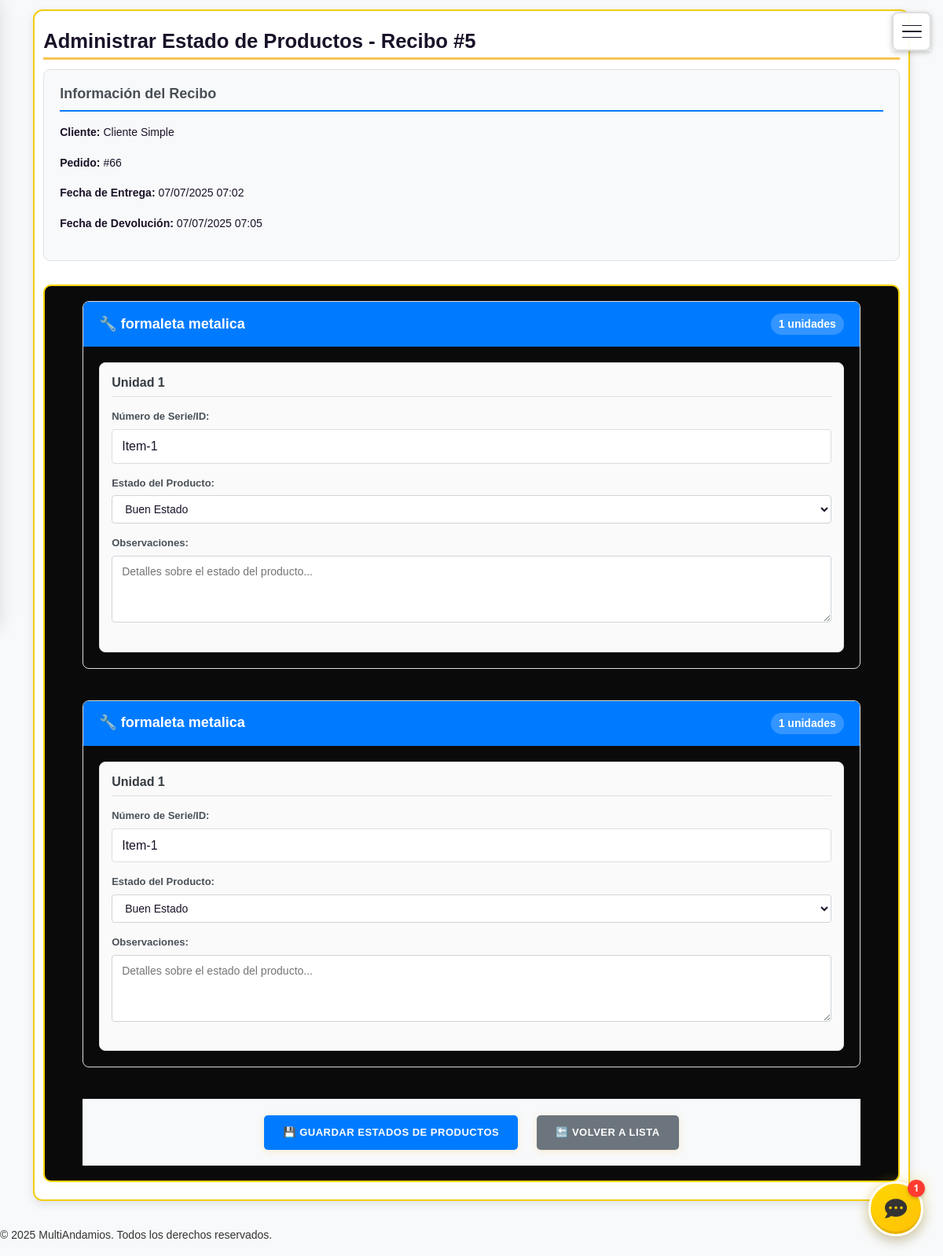
Page /recibos/administrar-productos/5/ (signed in) on the committed database.
### recibos/models.py (models this page shows, shortened)
class ReciboObra(models.Model):
    pedido = models.ForeignKey(Pedido, on_delete=models.CASCADE, related_name='recibos_obra')
    cliente = models.ForeignKey(Cliente, on_delete=models.CASCADE)
    fecha_entrega = models.DateTimeField(default=timezone.now)
    fecha_devolucion = models.DateTimeField(null=True, blank=True)
    notas_entrega = models.TextField(blank=True, null=True)
    notas_devolucion = models.TextField(blank=True, null=True)
    firmado_cliente = models.BooleanField(default=False)
    firmado_empleado = models.BooleanField(default=False)
    empleado = models.ForeignKey('usuarios.Usuario', on_delete=models.SET_NULL, null=True, related_name='recibos_generados')
    condicion_entrega = models.TextField(
        help_text='Estado del equipo al momento de la entrega',
        default='Equipo en buen estado al momento de la entrega',
        blank=True
    )
    condicion_devolucion = models.TextField(null=True, blank=True, help_text='Estado del equipo al momento de la devolución')
    es_recibo_devolucion = models.BooleanField(default=False, help_text='Indica si este recibo es para devolución de productos')
    class Meta:
        verbose_name = "Recibo de Obra"
        verbose_name_plural = "Recibos de Obra"
        ordering = ['-fecha_entrega']

class DetalleReciboObra(models.Model):
    ESTADO_CHOICES = [
        ('PENDIENTE', 'Pendiente'),
        ('EN_USO', 'En Uso'),
        ('DEVUELTO', 'Devuelto'),
        ('DANADO', 'Dañado'),
        ('PERDIDO', 'Perdido'),
    ]
    recibo = models.ForeignKey(ReciboObra, on_delete=models.CASCADE, related_name='detalles')
    producto = models.ForeignKey(Producto, on_delete=models.CASCADE)
    detalle_pedido = models.ForeignKey(
        DetallePedido,
        on_delete=models.CASCADE,
        related_name='detalles_recibos'
    )
    cantidad_solicitada = models.PositiveIntegerField()
    cantidad_vuelta = models.PositiveIntegerField(default=0)
    cantidad_buen_estado = models.PositiveIntegerField(default=0, help_text="Cantidad de productos devueltos en buen estado")
    cantidad_danados = models.PositiveIntegerField(default=0, help_text="Cantidad de productos devueltos con daños")
    cantidad_inservibles = models.PositiveIntegerField(default=0, help_text="Cantidad de productos devueltos inservibles")
    estado = models.CharField(max_length=50, choices=ESTADO_CHOICES, default='PENDIENTE')
    class Meta:
        verbose_name = "Detalle de Recibo de Obra"
        verbose_name_plural = "Detalles de Recibos de Obra"

### usuarios/models.py (models this page shows, shortened)
class Cliente(models.Model):
    usuario = models.OneToOneField(Usuario, on_delete=models.CASCADE, related_name='cliente')
    telefono = models.CharField(max_length=50)
    direccion = models.CharField(max_length=255, blank=True, null=True)

class Usuario(AbstractUser):
    ROLES = (
        ('admin', 'Administrador'),
        ('empleado', 'Empleado'),
        ('recibos_obra', 'Empleado de Recibos de Obra'),
        ('cliente', 'Cliente'),
    )
    numero_identidad = models.CharField(max_length=20, unique=True, null=True, blank=True, verbose_name='Número de Identidad')  # Permite nulos temporalmente
    rol = models.CharField(max_length=20, choices=ROLES, default='cliente')
    direccion_texto = models.CharField(max_length=255, blank=True, null=True, verbose_name='Dirección (texto)')
    puede_gestionar_productos = models.BooleanField(default=False, verbose_name='Puede gestionar productos')
    puede_gestionar_pedidos = models.BooleanField(default=False, verbose_name='Puede gestionar pedidos')
    puede_gestionar_recibos = models.BooleanField(default=False, verbose_name='Puede gestionar recibos de obra')
    puede_gestionar_clientes = models.BooleanField(default=False, verbose_name='Puede gestionar clientes')
    puede_ver_reportes = models.BooleanField(default=False, verbose_name='Puede ver reportes')
    puede_gestionar_inventario = models.BooleanField(default=False, verbose_name='Puede gestionar inventario')
    puede_procesar_pagos = models.BooleanField(default=False, verbose_name='Puede procesar pagos')
    activo = models.BooleanField(default=True, verbose_name='Usuario activo')

### pedidos/models.py (models this page shows, shortened)
class Pedido(models.Model):
    ESTADO_CHOICES = (
        ('pendiente_pago', 'Pendiente de Pago'),
        ('procesando_pago', 'Procesando Pago'),
        ('pagado', 'Pagado'),
        ('pago_vencido', 'Pago Vencido'),
        ('pago_rechazado', 'Pago Rechazado'),
        ('en_preparacion', 'En Preparación'),
        ('listo_entrega', 'Listo para Entrega'),
        ('en_camino', 'En Camino'),
        ('entregado', 'Entregado'),
        ('recibido', 'Recibido'),
        ('programado_devolucion', 'Programado para Devolución'),
        ('cancelado', 'Cancelado'),
        ('CERRADO', 'Cerrado'),  # Agregar este estado que se usa en las vistas
    )
    id_pedido = models.AutoField(primary_key=True)
    cliente = models.ForeignKey('usuarios.Cliente', on_delete=models.CASCADE, null=True, blank=True)  # Keep nullable for now
    fecha = models.DateTimeField(auto_now_add=True)
    fecha_limite_pago = models.DateTimeField(null=True, blank=True)  # Keep nullable for now
    estado_pedido_general = models.CharField(max_length=50, choices=ESTADO_CHOICES, default='pendiente_pago')
    direccion_entrega = models.TextField()
    subtotal = models.DecimalField(max_digits=10, decimal_places=2, default=0)
    iva = models.DecimalField(max_digits=10, decimal_places=2, default=0)
    costo_transporte = models.DecimalField(max_digits=10, decimal_places=2, default=0)
    total = models.DecimalField(max_digits=10, decimal_places=2, default=0)
    notas = models.TextField(blank=True, null=True)
    duracion_renta = models.IntegerField(default=1)
    fecha_pago = models.DateTimeField(null=True, blank=True)
    fecha_entrega = models.DateTimeField(null=True, blank=True, verbose_name='Fecha de Entrega')
    metodo_pago = models.CharField(max_length=50, null=True, blank=True)
    fecha_devolucion_programada = models.DateTimeField(null=True, blank=True)
    ref_pago = models.CharField(max_length=100, null=True, blank=True, help_text="Referencia del pago")
    class Meta:
        ordering = ['-fecha']
        verbose_name = 'Pedido'
        verbose_name_plural = 'Pedidos'

### productos/models.py (models this page shows, shortened)
class Producto(models.Model):
    id_producto = models.AutoField(primary_key=True)
    nombre = models.CharField(max_length=255)
    descripcion = models.TextField(blank=True, null=True)
    precio_diario = models.DecimalField(
        max_digits=10,
        decimal_places=2,
        verbose_name='Precio por día',
        help_text='Precio de renta por día en pesos',
        default=0
    )
    dias_minimos_renta = models.PositiveIntegerField(
        default=1,
        verbose_name='Días mínimos de renta',
        help_text='Número mínimo de días consecutivos que se debe rentar este producto'
    )
    peso = models.DecimalField(
        max_digits=8,
        decimal_places=2,
        default=0.00,
        verbose_name='Peso individual (kg)',
        help_text='Peso en kilogramos de una unidad del producto'
    )
    cantidad_disponible = models.PositiveIntegerField()
    cantidad_reservada = models.PositiveIntegerField(default=0)
    cantidad_en_renta = models.PositiveIntegerField(default=0)
    imagen = models.ImageField(upload_to='productos/', blank=True, null=True)
    activo = models.BooleanField(default=True)

### recibos/views.py (the view, shortened to what this page needs)
# urls.py: path('administrar-productos/<int:recibo_id>/', views.administrar_productos_individuales, name='administrar_productos_individuales'),
@login_required
@user_passes_test(puede_ver_recibos)
def administrar_productos_individuales(request, recibo_id):
    recibo = get_object_or_404(ReciboObra, id=recibo_id)
    detalles = recibo.detalles.all()
    tabla_existe = True
    try:
        list(EstadoProductoIndividual.objects.all()[:1])  # Forzar evaluación de la consulta
    except Exception as e:
        tabla_existe = False
        print(f"Tabla no existe, intentando crearla: {e}")
        if crear_tabla_estado_individual():
            print("Tabla creada exitosamente, verificando nuevamente...")
            try:
                list(EstadoProductoIndividual.objects.all()[:1])
                tabla_existe = True
                print("Tabla ahora accesible")
            except Exception as e2:
                print(f"Tabla creada pero aún no accesible: {e2}")
                tabla_existe = False
        if not tabla_existe and request.method == 'POST':
            messages.error(request,
                "Error: La tabla de estados individuales no existe y no se pudo crear automáticamente. "
                "Por favor, contacta al administrador para aplicar las migraciones necesarias."
            )
            return redirect('recibos:lista_recibos')
    productos_data = []
    for detalle in detalles:
        estados_existentes = []
        if tabla_existe:
            try:
                estados_existentes = EstadoProductoIndividual.objects.filter(detalle_recibo=detalle)
                list(estados_existentes)
            except Exception as e:
                estados_existentes = []
                tabla_existe = False
                print(f"Error al acceder a EstadoProductoIndividual: {e}")  # Para debug
        productos_individuales = []
        for i in range(detalle.cantidad_solicitada):
            estado_individual = None
            if tabla_existe:
                try:
                    if estados_existentes:  # Esto puede ser una lista o QuerySet
                        for estado in estados_existentes:
                            if estado.numero_serie == f"Item-{i+1}":
                                estado_individual = estado
                                break
                except Exception:
                    estado_individual = None
            productos_individuales.append({
                'index': i,
                'numero_serie': f"Item-{i+1}",
                'estado_individual': estado_individual,
            })
        productos_data.append({
            'detalle': detalle,
            'productos_individuales': productos_individuales,
        })
    if tabla_existe:
        estados_choices = EstadoProductoIndividual.ESTADO_CHOICES
    else:
        estados_choices = [
            ('BUEN_ESTADO', 'Buen Estado'),
            ('PARA_REPARACION', 'Para Reparación'),
            ('INUTILIZABLE', 'Inutilizable'),
        ]
    context = {
        'recibo': recibo,
        'productos_data': productos_data,
        'estados_choices': estados_choices,
        'tabla_existe': tabla_existe,
    }
    return render(request, 'recibos/administrar_productos_individuales.html', context)

### recibos/templates/recibos/administrar_productos_individuales.html (shortened to what this page needs)
{% extends 'base.html' %}
{% block content %}
<div class="card">
    <h1 class="highlight">Administrar Estado de Productos - Recibo #{{ recibo.id }}</h1>
    <div class="info-box">
        <h3>Información del Recibo</h3>
        <p><strong>Cliente:</strong> {{ recibo.cliente.usuario.get_full_name }}</p>
        <p><strong>Pedido:</strong> #{{ recibo.pedido.id_pedido }}</p>
        <p><strong>Fecha de Entrega:</strong> {{ recibo.fecha_entrega|date:"d/m/Y H:i" }}</p>
        {% if recibo.fecha_devolucion %}
            <p><strong>Fecha de Devolución:</strong> {{ recibo.fecha_devolucion|date:"d/m/Y H:i" }}</p>
        {% endif %}
    </div>
    <form method="post" class="productos-form">
        {% for producto_data in productos_data %}
            <div class="producto-section">
                <h3 class="producto-title">
                    🔧 {{ producto_data.detalle.producto.nombre }}
                    <span class="cantidad-badge">{{ producto_data.detalle.cantidad_solicitada }} unidades</span>
                </h3>
                <div class="productos-grid">
                    {% for producto_individual in producto_data.productos_individuales %}
                        <div class="producto-item">
                            <div class="producto-header">
                                <h4>Unidad {{ producto_individual.index|add:1 }}</h4>
                            </div>
                            <div class="form-group">
                                <label for="numero_serie_{{ producto_data.detalle.id }}_{{ producto_individual.index }}">
                                    Número de Serie/ID:
                                </label>
                                <input type="text"
                                       id="numero_serie_{{ producto_data.detalle.id }}_{{ producto_individual.index }}"
                                       name="numero_serie_{{ producto_data.detalle.id }}_{{ producto_individual.index }}"
                                       value="{% if producto_individual.estado_individual %}{{ producto_individual.estado_individual.numero_serie }}{% else %}{{ producto_individual.numero_serie }}{% endif %}"
                                       placeholder="Ej: SN001, ID-123">
                            </div>
                            <div class="form-group">
                                <label for="estado_{{ producto_data.detalle.id }}_{{ producto_individual.index }}">
                                    Estado del Producto:
                                </label>
                                <select id="estado_{{ producto_data.detalle.id }}_{{ producto_individual.index }}"
                                        name="estado_{{ producto_data.detalle.id }}_{{ producto_individual.index }}"
                                        class="estado-select">
                                    {% for estado_value, estado_label in estados_choices %}
                                        <option value="{{ estado_value }}"
                                                {% if not producto_individual.estado_individual and estado_value == 'BUEN_ESTADO' %}selected{% endif %}>
                                            {{ estado_label }}
                                        </option>
                                    {% endfor %}
                                </select>
                            </div>
                            <div class="form-group">
                                <label for="observaciones_{{ producto_data.detalle.id }}_{{ producto_individual.index }}">
                                    Observaciones:
                                </label>
                                <textarea id="observaciones_{{ producto_data.detalle.id }}_{{ producto_individual.index }}"
                                          name="observaciones_{{ producto_data.detalle.id }}_{{ producto_individual.index }}"
                                          rows="3"
                                          placeholder="Detalles sobre el estado del producto...">{% if producto_individual.estado_individual %}{{ producto_individual.estado_individual.observaciones }}{% endif %}</textarea>
                            </div>
                        </div>
                    {% endfor %}
                </div>
            </div>
        {% empty %}
            <div class="no-productos">
                <p>No hay productos en este recibo de obra.</p>
            </div>
        {% endfor %}
        <div class="form-actions">
            <button type="submit" class="btn btn-primary">💾 Guardar Estados de Productos</button>
            <a href="{% url 'recibos:lista_recibos' %}" class="btn btn-secondary">🔙 Volver a Lista</a>
        </div>
    </form>
</div>
{% endblock %}

### rows in the picture
ReciboObra: id "5", cliente.usuario.get_full_name "Cliente Simple", pedido.id_pedido "66", fecha_entrega "07/07/2025 07:02", fecha_devolucion "07/07/2025 07:05"
DetalleReciboObra: detalle.producto.nombre "formaleta metalica", detalle.cantidad_solicitada "1", index|add "1", numero_serie "Item-1", id "Buen Estado", detalle.id "Detalles sobre el estado del producto..."
DetalleReciboObra: detalle.producto.nombre "formaleta metalica", detalle.cantidad_solicitada "1", index|add "1", numero_serie "Item-1", id "Buen Estado", detalle.id "Detalles sobre el estado del producto..."
